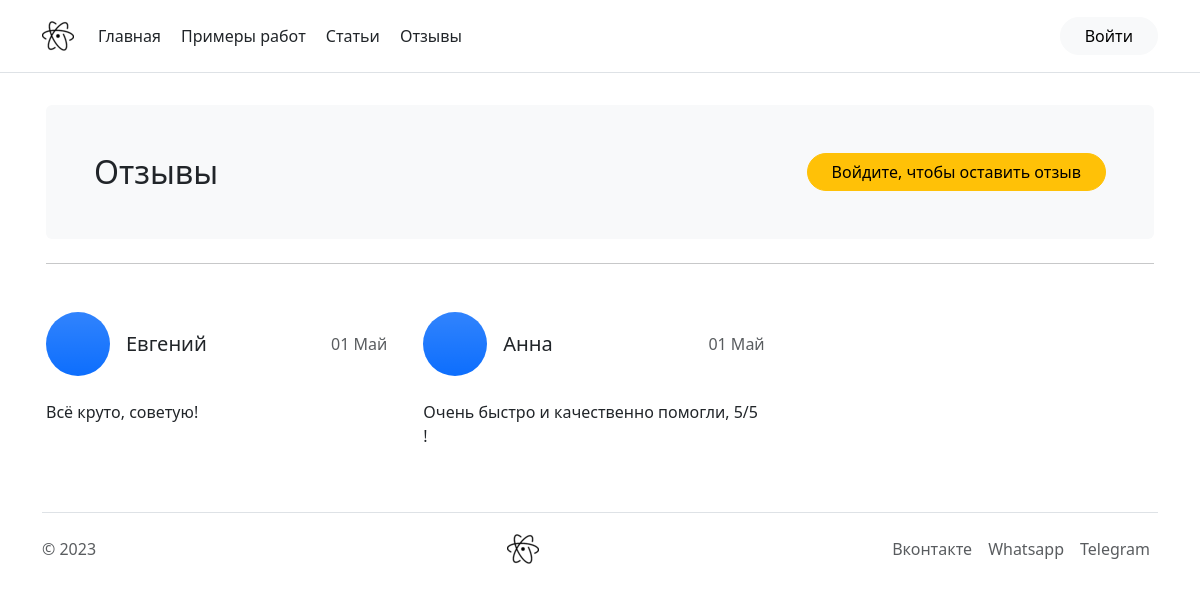
/reviews/, run on an earlier commit of the app's database.
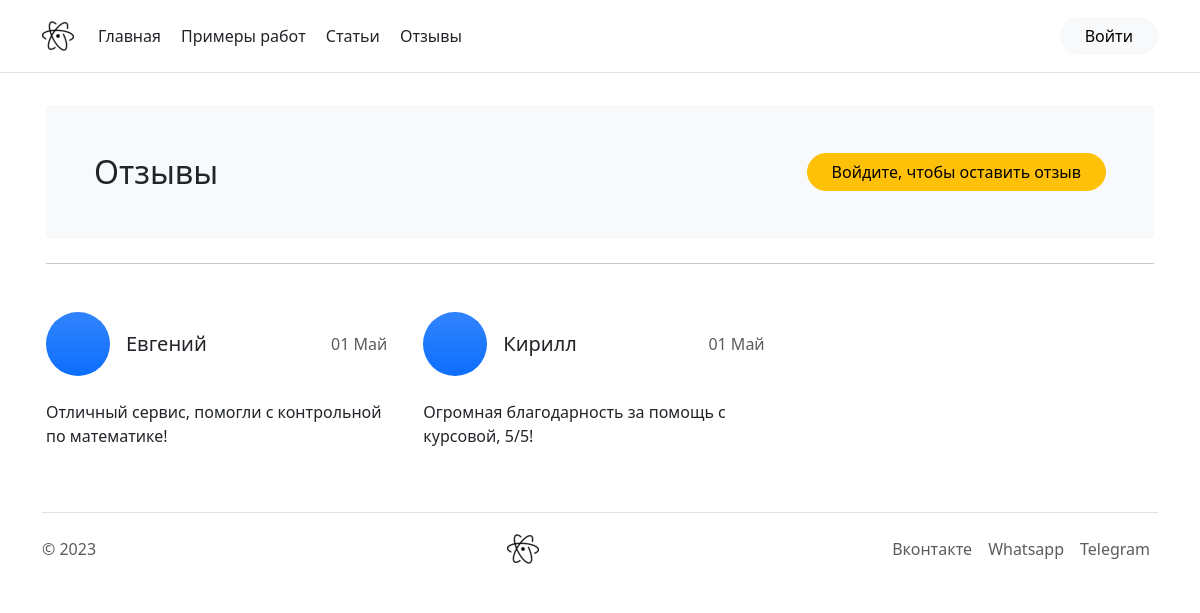
And on a later commit of the database.
### main_app/models.py (models this page shows, shortened)
class Review(models.Model):
    email = models.EmailField()
    name = models.CharField(max_length=100, verbose_name='Имя')
    rev = models.TextField(blank=True, verbose_name='Отзыв')
    time_create = models.DateTimeField(auto_now_add=True, verbose_name='Время публикации')
    class Meta:
        verbose_name = 'Отзыв'
        verbose_name_plural = 'Отзывы'

### main_app/views.py (the view)
# urls.py: path('reviews/', reviews, name='reviews'),
def reviews(request):
    all_reviews = Review.objects.all()
    context = {
        'reviews': all_reviews,
    }
    return render(request, 'main_app/reviews.html', context=context)

### main_app/templates/main_app/reviews.html (shortened to what this page needs)
{% extends 'main_app/base.html' %}
{% load bootstrap_icons %}
{% block content %}
<div class="container px-3 py-3">
    <div class="bg-light rounded p-5">
        <p class="h2 d-inline">Отзывы</p>
        {% if request.user.is_authenticated %}
            <a href="{% url 'add_review' %}" class="btn btn-warning d-none d-sm-inline rounded-pill px-4 float-end">
                Оставить отзыв
            </a>
        {% else %}
            <a href="{% url 'authorization' %}" class="btn btn-warning d-none d-sm-inline rounded-pill px-4 float-end">
                Войдите, чтобы оставить отзыв
            </a>
        {% endif %}
    </div>
    <hr class="my-4">
    <div class="row g-4 my-2 row-cols-1 row-cols-lg-3">
		{% for review in reviews %}
            <div class="col pe-4">
                <div class="d-flex align-items-center mb-2">
                    <div class="feature-icon bg-primary bg-gradient rounded-circle mb-3">
                    </div>
                    <p class="ms-3 fs-5">{{ review.name }}</p>
                    <p class="ms-auto text-muted">{{ review.time_create|date:"d M" }}</p>
                </div>
                <p class="">{{ review.rev }}</p>
            </div>
        {% endfor %}
    </div>
</div>
{% endblock %}

What changed in the data, as far as the page shows it:
changed Review "Евгений": rev "Всё круто, советую!" → "Отличный сервис, помогли с контрольной по математике!"
changed Review: name "Анна" → "Кирилл"; rev "Очень быстро и качественно помогли, 5/5 !" → "Огромная благодарность за помощь с курсовой, 5/5!"
